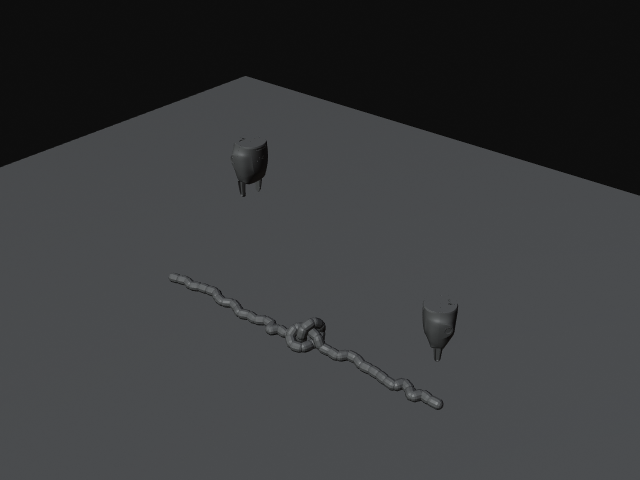
#> input picture images/000017_rgb.png, 640 x 480 px, given in place of 00000.jpg, which was not available
$ python darken.py
#> lines starting #> are read from the running program, lines starting #| are printed output that depends on the picture
import os
import random
import colorsys
import numpy as np
import cv2

def adjust_gamma(image, gamma=1.0):
	# build a lookup table mapping the pixel values [0, 255] to
	# their adjusted gamma values
	invGamma = 1.0 / gamma
	table = np.array([((i / 255.0) ** invGamma) * 255
		for i in np.arange(0, 256)]).astype("uint8")
	# apply gamma correction using the lookup table
	return cv2.LUT(image, table)

def darken_img(img, filename, output_dir_img, show=False):
    img = adjust_gamma(img, gamma=0.53)
    alpha = 1.2 # Contrast control (1.0-3.0)
    beta = 0 # Brightness control (0-100)
    img = cv2.convertScaleAbs(img, alpha=alpha, beta=beta)
    cv2.imwrite(os.path.join(output_dir_img, filename), img)
    if show:
        cv2.imshow('img', img)
        cv2.waitKey(0)

if __name__ == '__main__':
    img_dir = 'images'
    output_dir_img = 'images_dark'
    if not os.path.exists(output_dir_img):
        os.mkdir(output_dir_img)
    for i in range(len(os.listdir(img_dir))):
        print(i)
        filename = '%05d.jpg'%i
        img = cv2.imread(os.path.join(img_dir, filename))
#> img is the input picture: shape (480, 640, 3); mean B, G, R 59.7, 58.3, 56.9
        darken_img(img, filename, output_dir_img, show=False)
#> in adjust_gamma, `return cv2.LUT(image, table)`:
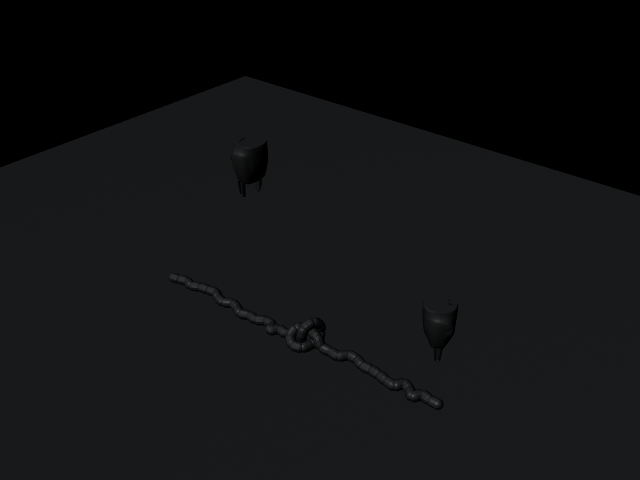
#> returned value: shape (480, 640, 3); mean of channels 0, 1, 2 19.1, 18.1, 17.4; drawn as B, G, R
#> pass 2 of the loop `for i in range(len(os.listdir(img_dir))):`:
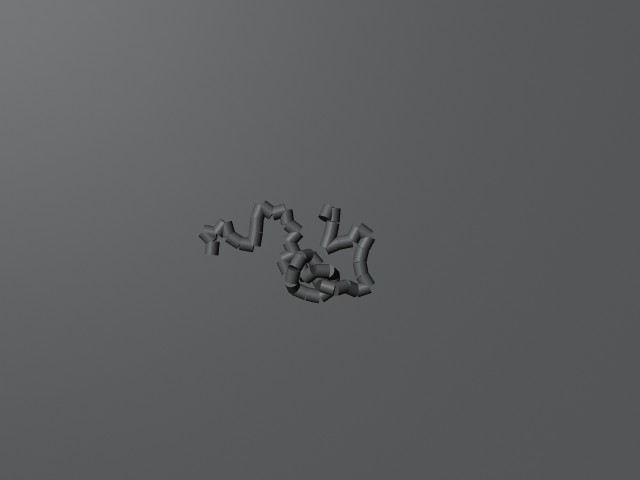
#> input picture images/00002.jpg, 640 x 480 px, given in place of 00001.jpg, which was not available
#> img is the input picture: shape (480, 640, 3); mean B, G, R 95.2, 93.2, 92.2
#> in adjust_gamma (call 2), `return cv2.LUT(image, table)`:
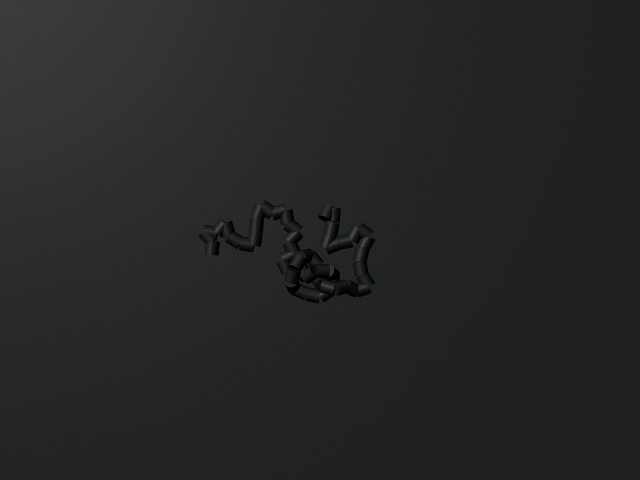
#> returned value: shape (480, 640, 3); mean of channels 0, 1, 2 39.6, 38, 37.3; drawn as B, G, R
